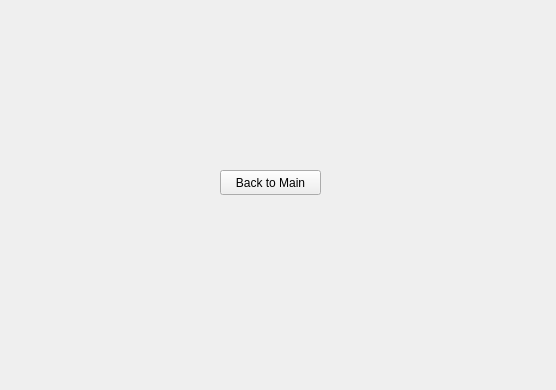
<?xml version="1.0" encoding="UTF-8"?>
<ui version="4.0">
 <class>progWindow</class>
 <widget class="QWidget" name="progWindow">
  <property name="geometry">
   <rect>
    <x>0</x>
    <y>0</y>
    <width>556</width>
    <height>390</height>
   </rect>
  </property>
  <property name="windowTitle">
   <string>Form</string>
  </property>
  <widget class="QPushButton" name="back2Home">
   <property name="geometry">
    <rect>
     <x>220</x>
     <y>170</y>
     <width>101</width>
     <height>25</height>
    </rect>
   </property>
   <property name="text">
    <string>Back to Main</string>
   </property>
  </widget>
 </widget>
 <resources/>
 <connections/>
</ui>
